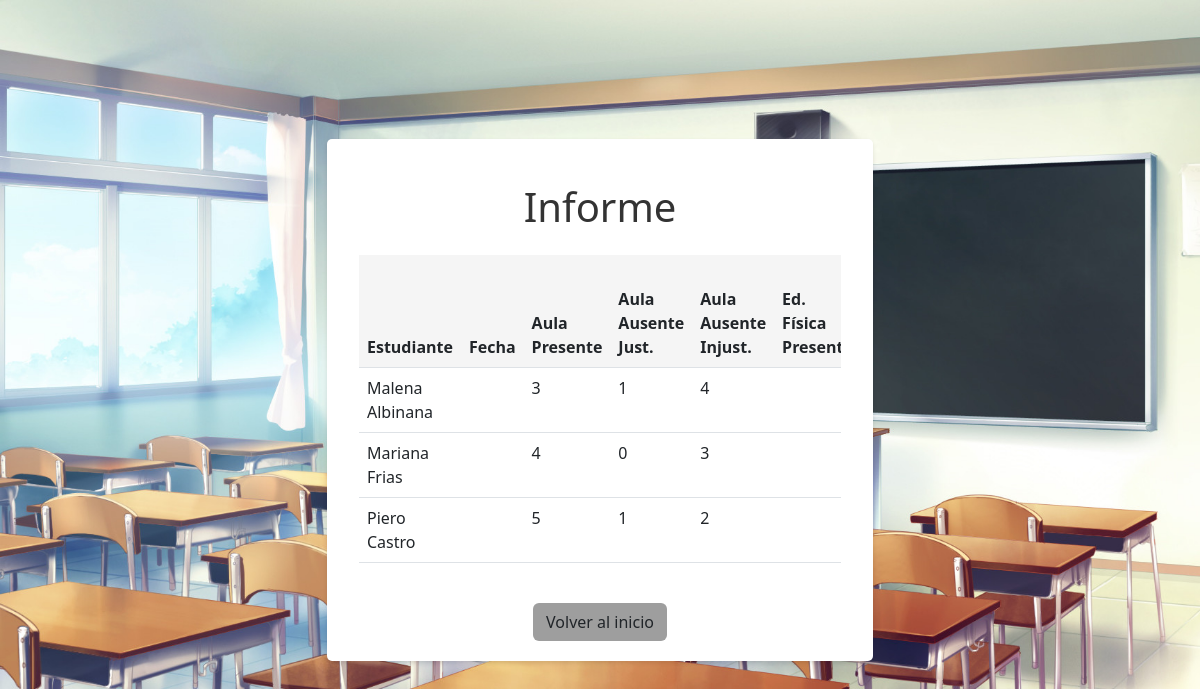
Page /informe?curso_id=1 (signed in) on the committed database.
### src/models.py (models this page shows)
class Asistencia(db.Model):
    __tablename__= 'asistencia'
    id = db.Column(db.Integer, primary_key=True)
    fecha = db.Column(db.String(10), default=fecha_actual, nullable=False)
    codigoclase = db.Column(db.Integer, unique=True, nullable=False)
    asistio = db.Column(db.Text, nullable=False)
    justificacion = db.Column(db.String(100), nullable=False)
    idestudiante = db.Column(db.Integer, db.ForeignKey('estudiante.id'), nullable=False)

class Estudiante(db.Model):
    __tablename__= 'estudiante'
    id = db.Column(db.Integer, primary_key=True)
    nombre = db.Column(db.String(80), nullable=False)
    apellido = db.Column(db.String(80), nullable=False)
    dni = db.Column(db.String(10), nullable=False)
    idcurso = db.Column(db.Integer, db.ForeignKey('curso.id'), nullable=False)
    idpadre = db.Column(db.Integer, db.ForeignKey('padre.id'))
    asistencias = db.relationship('Asistencia', backref='estudiante', cascade="all, delete-orphan")

### src/informe.py (the view)
@app.route('/informe', methods=['GET'])
def informe():
    preceptor = obtener_id_preceptor()
    if not preceptor:
        return redirect(url_for('login'))
    cursos_preceptor = Curso.query.filter_by(idpreceptor=preceptor.id).all()
    curso_id = request.args.get('curso_id', None)
    if not curso_id:
        return render_template('informe_detallado.html', cursos=cursos_preceptor)
    estudiantes = Estudiante.query.filter_by(idcurso=curso_id).order_by(Estudiante.nombre, Estudiante.apellido).all()
    informe = []
    for estudiante in estudiantes:
        asistencias = Asistencia.query.filter_by(idestudiante=estudiante.id).all()
        aula = aula_justificada = aula_injustificada = 0
        fisica = fisica_justificada = fisica_injustificada = 0
        for asistencia in asistencias:
            if asistencia.codigoclase == 1:
                if asistencia.asistio == 's':
                    aula += 1
                elif asistencia.asistio == 'n':
                    if asistencia.justificacion:
                        aula_justificada += 1
                    else:
                        aula_injustificada += 1
            elif asistencia.codigoclase == 2:
                if asistencia.asistio == 's':
                    fisica += 1
                elif asistencia.asistio == 'n':
                    if asistencia.justificacion:
                        fisica_justificada += 1
                    else:
                        fisica_injustificada += 1
        total = aula_injustificada + aula_justificada + (fisica_injustificada + fisica_justificada) / 2
        informe.append({
            'estudiante': estudiante,
            'asistencia_fecha': asistencia.fecha,
            'aula': aula,
            'aula_justificada': aula_justificada,
            'aula_injustificada': aula_injustificada,
            'edu_fisica': fisica,
            'fisica_justificada': fisica_justificada,
            'fisica_injustificada': fisica_injustificada,
            'total': total
        })
    return render_template('informe.html', informe=informe, cursos=cursos_preceptor)

### src/login.py (called while the page is built)
def obtener_id_preceptor():
    if 'user_id' not in session:
        return None
    return Preceptor.query.get(session['user_id'])

### templates/informe.html (shortened to what this page needs)
{% extends 'base.html' %}
{% block content %}
    <div class="container">
        <h1 class="text-center mt-4" >Informe</h1>
        <div class="table-responsive mt-4">
            <table class="table">
                <thead style="background-color: #f5f5f5;">
                    <tr>
                        <th>Estudiante</th>
                        <th>Fecha</th>
                        <th>Aula Presente</th>
                        <th>Aula Ausente Just.</th>
                        <th>Aula Ausente Injust.</th>
                        <th>Ed. Física Presente</th>
                    </tr>
                </thead>
                <tbody>
                    {% for item in informe %}
                        <tr>
                            <td>{{ item.estudiante.nombre }} {{ item.estudiante.apellido }}</td>
                            <td>{{ item.asistencia}}</td>
                            <td>{{ item.aula }}</td>
                            <td>{{ item.aula_justificada }}</td>
                            <td>{{ item.aula_injustificada }}</td>
                            <td>{{ item.fisica }}</td>
                        </tr>
                    {% endfor %}
                </tbody>
            </table>
        </div>
        <div class="text-center mt-4">
            <a class="btn" href="{{ url_for('home') }}" style="background-color: #9e9e9e;">Volver al inicio</a>
        </div>
    </div>
{% endblock %}

### static/css/style.css (style rules this page uses)
body { background-image: url('/static/img/imagen_de_fondo.jpg'); background-size: cover; background-position: center; background-repeat: no-repeat; background-attachment: fixed; color: #fff; }
a { text-decoration: none; }

### templates/base.html (style rules this page uses)
body { background-color: #f8f9fa; color: #333; }

### rows in the picture
Asistencia: estudiante.nombre "Malena", estudiante.apellido "Albinana", aula "3", aula_justificada "1", aula_injustificada "4"
Asistencia: estudiante.nombre "Mariana", estudiante.apellido "Frias", aula "4", aula_justificada "0", aula_injustificada "3"
Asistencia: estudiante.nombre "Piero", estudiante.apellido "Castro", aula "5", aula_justificada "1", aula_injustificada "2"
